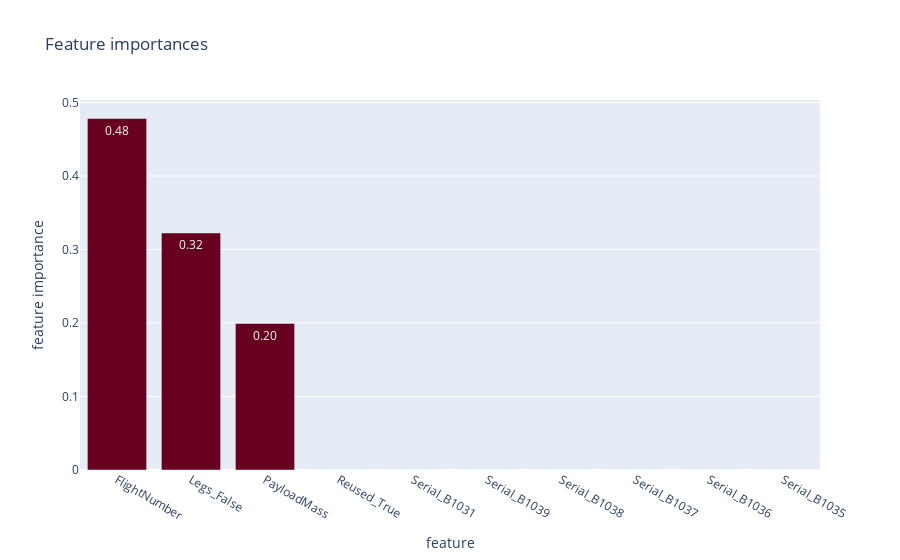

The cell this chart's notebook holds for it:
### Code cell
rf=ensemble.RandomForestClassifier(criterion= 'entropy', max_depth= 2, max_features= 'sqrt', 
                          min_samples_leaf= 2, min_samples_split= 2, n_estimators= 1)

rf.fit(X_train, Y_train)



def plot_feature_importance(rf, names, threshold = None):
    
    feature_importance_df = pd.DataFrame.from_dict({'feature_importance': rf.feature_importances_,
                                                    'feature': names})\
            .set_index('feature').sort_values('feature_importance', ascending = False)

    if threshold is not None:
        feature_importance_df = feature_importance_df[feature_importance_df.feature_importance > threshold]

    fig = px.bar(
        feature_importance_df.head(10),
        text_auto = '.2f',
        labels = {'value': 'feature importance'},
        title = 'Feature importances',
        color_discrete_sequence=px.colors.sequential.RdBu
    )

    fig.update_layout(showlegend = False)
    fig.show()

plot_feature_importance(rf, train_df.columns)

### Figure 1 — Plotly figure (JSON) as saved in the notebook; plotly's stock layout.template omitted (floating-point values rounded to 4 significant figures)
{"data": [{"alignmentgroup": "True", "hovertemplate": "variable=feature_importance<br>feature=%{x}<br>feature importance=%{y}<extra></extra>", "legendgroup": "feature_importance", "marker": {"color": "rgb(103,0,31)", "pattern": {"shape": ""}}, "name": "feature_importance", "offsetgroup": "feature_importance", "orientation": "v", "showlegend": true, "textposition": "auto", "texttemplate": "%{y:.2f}", "type": "bar", "x": ["FlightNumber", "Legs_False", "PayloadMass", "Reused_True", "Serial_B1031", "Serial_B1039", "Serial_B1038", "Serial_B1037", "Serial_B1036", "Serial_B1035"], "xaxis": "x", "y": [0.4782, 0.3225, 0.1993, 0, 0, 0, 0, 0, 0, 0], "yaxis": "y"}], "layout": {"barmode": "relative", "legend": {"title": {"text": "variable"}, "tracegroupgap": 0}, "showlegend": false, "title": {"text": "Feature importances"}, "xaxis": {"anchor": "y", "domain": [0, 1], "title": {"text": "feature"}}, "yaxis": {"anchor": "x", "domain": [0, 1], "title": {"text": "feature importance"}}}}
